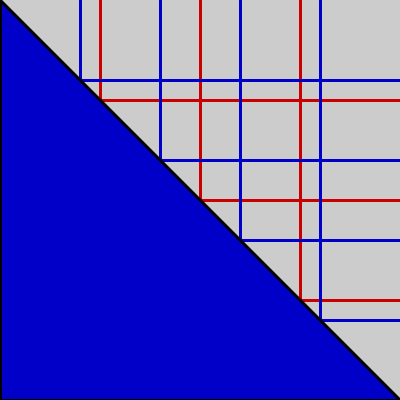
Frame 1 (no input)
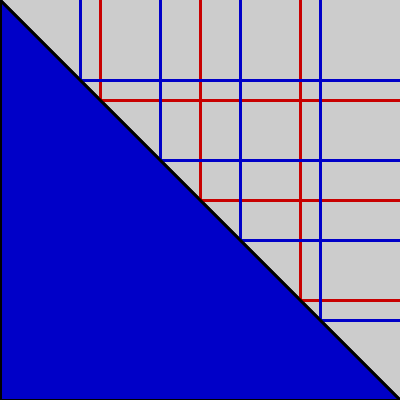
Frame 2 (the mouse pressed at the canvas centre, redrawn once)

The Processing sketch that drew these frames (run headless with seeded random() and noise(); the mouse was pressed at the canvas centre and the sketch redrawn once):

// Processing sketch: processing_82369
// ── processing_82369.pde

color c1, c2;
void setup( )
{
  size( 400, 400 );
  c1 = color( 200, 0, 0 );  // red
  c2 = color( 0, 0, 200 );  // blue
  strokeWeight( 3 );
}
void draw( )
{
   fill( c2 );
   design( 100, c1 ); // 100 pixel separation & red lines
   design( 80, c2 );  //  80 pixel separation & blue lines
   stroke(0);
   triangle( 0, 0, width, height, 0, height);
   noLoop( );
}

void design(int pos, color co1) {
  
  for(int i = pos; i < 400; i += pos) {
    
    stroke(co1);
    line(i,0,i, height);
    line(0,i,width,i);    
    }
    
  }
  
